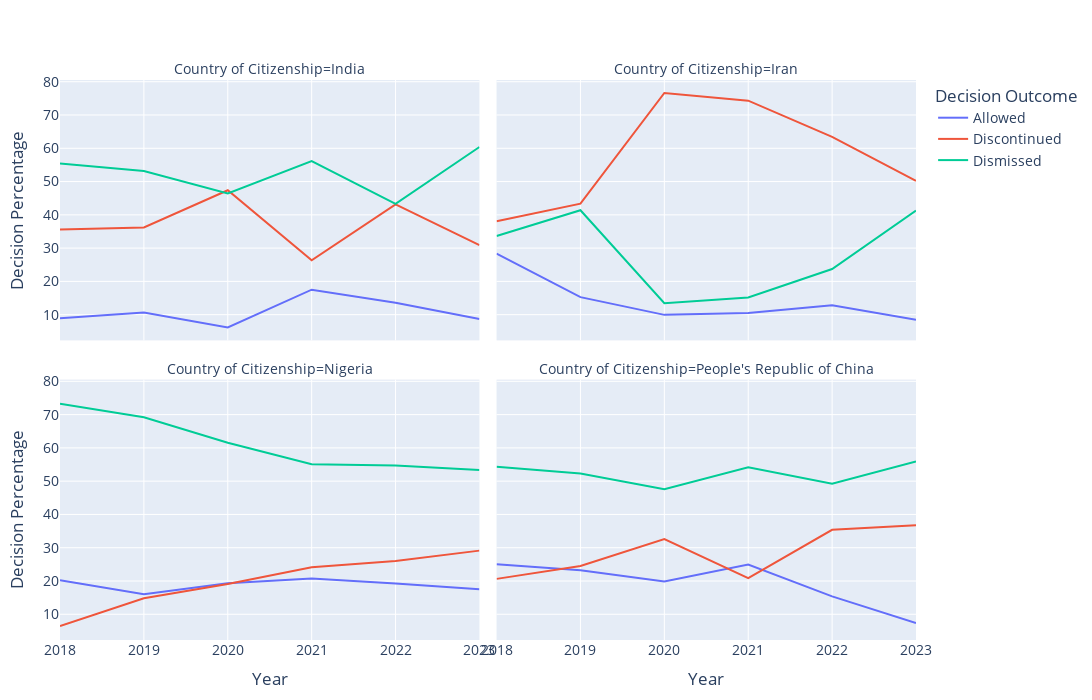

Notebook cell for this chart:
### Code cell
import plotly.express as px
import pandas as pd

# Step 1: Get top 4 countries by total litigation count
top_countries = (
    df_combined.groupby("Country of Citizenship")["LIT Litigation Count"]
    .sum()
    .nlargest(4)
    .index
    .tolist()
)

# Step 2: Filter data for these countries
top_df = df_combined[df_combined["Country of Citizenship"].isin(top_countries)]

# Step 3: Get top 3 decision descriptions overall within these countries
top_decisions = (
    top_df.groupby("LIT Leave Decision Desc")["LIT Litigation Count"]
    .sum()
    .nlargest(3)
    .index
    .tolist()
)

# Step 4: Filter for those decisions
filtered_df = top_df[top_df["LIT Leave Decision Desc"].isin(top_decisions)]

# Step 5: Group by Year, Country, and Decision
grouped = (
    filtered_df.groupby(["LIT Leave Decision Date - Year", "Country of Citizenship", "LIT Leave Decision Desc"])["LIT Litigation Count"]
    .sum()
    .reset_index()
)

# Step 6: Calculate percentage within each Year + Country
grouped["Total"] = grouped.groupby(["LIT Leave Decision Date - Year", "Country of Citizenship"])["LIT Litigation Count"].transform("sum")
grouped["Percentage"] = (grouped["LIT Litigation Count"] / grouped["Total"]) * 100

# Step 7: Plot
fig = px.area(
    grouped,
    x="LIT Leave Decision Date - Year",
    y="Percentage",
    color="LIT Leave Decision Desc",
    facet_col="Country of Citizenship",
    facet_col_wrap=2,
    line_group="LIT Leave Decision Desc",
    labels={
        "Percentage": "Decision Percentage",
        "LIT Leave Decision Date - Year": "Year",
        "LIT Leave Decision Desc": "Decision Type"
    },
)

# Make lines (not stacked)
fig.update_traces(stackgroup=None)

fig.update_layout(
    font=dict(size=14),
    height=700,
    width=1200,
    legend_title_text="Decision Outcome",
    margin=dict(t=80, b=60, l=60, r=40)
)

for i in range(1, len(top_countries) + 1):
    fig.layout[f'yaxis{i}'].dtick = 10

fig.show()

### Figure 1 — Plotly figure (JSON) as saved in the notebook; plotly's stock layout.template omitted (floating-point values rounded to 4 significant figures)
{"data": [{"fillpattern": {"shape": ""}, "hovertemplate": "Decision Type=Allowed<br>Country of Citizenship=India<br>Year=%{x}<br>Decision Percentage=%{y}<extra></extra>", "legendgroup": "Allowed", "line": {"color": "#636efa"}, "marker": {"symbol": "circle"}, "mode": "lines", "name": "Allowed", "orientation": "v", "showlegend": true, "type": "scatter", "x": [2018, 2019, 2020, 2021, 2022, 2023], "xaxis": "x3", "y": [8.958, 10.62, 6.181, 17.5, 13.56, 8.716], "yaxis": "y3"}, {"fillpattern": {"shape": ""}, "hovertemplate": "Decision Type=Allowed<br>Country of Citizenship=Iran<br>Year=%{x}<br>Decision Percentage=%{y}<extra></extra>", "legendgroup": "Allowed", "line": {"color": "#636efa"}, "marker": {"symbol": "circle"}, "mode": "lines", "name": "Allowed", "orientation": "v", "showlegend": false, "type": "scatter", "x": [2018, 2019, 2020, 2021, 2022, 2023], "xaxis": "x4", "y": [28.32, 15.27, 9.942, 10.53, 12.84, 8.495], "yaxis": "y4"}, {"fillpattern": {"shape": ""}, "hovertemplate": "Decision Type=Allowed<br>Country of Citizenship=Nigeria<br>Year=%{x}<br>Decision Percentage=%{y}<extra></extra>", "legendgroup": "Allowed", "line": {"color": "#636efa"}, "marker": {"symbol": "circle"}, "mode": "lines", "name": "Allowed", "orientation": "v", "showlegend": false, "type": "scatter", "x": [2018, 2019, 2020, 2021, 2022, 2023], "xaxis": "x", "y": [20.26, 15.99, 19.32, 20.78, 19.24, 17.53], "yaxis": "y"}, {"fillpattern": {"shape": ""}, "hovertemplate": "Decision Type=Allowed<br>Country of Citizenship=People's Republic of China<br>Year=%{x}<br>Decision Percentage=%{y}<extra></extra>", "legendgroup": "Allowed", "line": {"color": "#636efa"}, "marker": {"symbol": "circle"}, "mode": "lines", "name": "Allowed", "orientation": "v", "showlegend": false, "type": "scatter", "x": [2018, 2019, 2020, 2021, 2022, 2023], "xaxis": "x2", "y": [25.04, 23.2, 19.82, 24.95, 15.37, 7.348], "yaxis": "y2"}, {"fillpattern": {"shape": ""}, "hovertemplate": "Decision Type=Discontinued<br>Country of Citizenship=India<br>Year=%{x}<br>Decision Percentage=%{y}<extra></extra>", "legendgroup": "Discontinued", "line": {"color": "#EF553B"}, "marker": {"symbol": "circle"}, "mode": "lines", "name": "Discontinued", "orientation": "v", "showlegend": true, "type": "scatter", "x": [2018, 2019, 2020, 2021, 2022, 2023], "xaxis": "x3", "y": [35.62, 36.19, 47.39, 26.35, 43.16, 30.89], "yaxis": "y3"}, {"fillpattern": {"shape": ""}, "hovertemplate": "Decision Type=Discontinued<br>Country of Citizenship=Iran<br>Year=%{x}<br>Decision Percentage=%{y}<extra></extra>", "legendgroup": "Discontinued", "line": {"color": "#EF553B"}, "marker": {"symbol": "circle"}, "mode": "lines", "name": "Discontinued", "orientation": "v", "showlegend": false, "type": "scatter", "x": [2018, 2019, 2020, 2021, 2022, 2023], "xaxis": "x4", "y": [38.05, 43.35, 76.61, 74.32, 63.44, 50.24], "yaxis": "y4"}, {"fillpattern": {"shape": ""}, "hovertemplate": "Decision Type=Discontinued<br>Country of Citizenship=Nigeria<br>Year=%{x}<br>Decision Percentage=%{y}<extra></extra>", "legendgroup": "Discontinued", "line": {"color": "#EF553B"}, "marker": {"symbol": "circle"}, "mode": "lines", "name": "Discontinued", "orientation": "v", "showlegend": false, "type": "scatter", "x": [2018, 2019, 2020, 2021, 2022, 2023], "xaxis": "x", "y": [6.466, 14.83, 19.12, 24.15, 26.04, 29.12], "yaxis": "y"}, {"fillpattern": {"shape": ""}, "hovertemplate": "Decision Type=Discontinued<br>Country of Citizenship=People's Republic of China<br>Year=%{x}<br>Decision Percentage=%{y}<extra></extra>", "legendgroup": "Discontinued", "line": {"color": "#EF553B"}, "marker": {"symbol": "circle"}, "mode": "lines", "name": "Discontinued", "orientation": "v", "showlegend": false, "type": "scatter", "x": [2018, 2019, 2020, 2021, 2022, 2023], "xaxis": "x2", "y": [20.64, 24.5, 32.6, 20.86, 35.37, 36.74], "yaxis": "y2"}, {"fillpattern": {"shape": ""}, "hovertemplate": "Decision Type=Dismissed<br>Country of Citizenship=India<br>Year=%{x}<br>Decision Percentage=%{y}<extra></extra>", "legendgroup": "Dismissed", "line": {"color": "#00cc96"}, "marker": {"symbol": "circle"}, "mode": "lines", "name": "Dismissed", "orientation": "v", "showlegend": true, "type": "scatter", "x": [2018, 2019, 2020, 2021, 2022, 2023], "xaxis": "x3", "y": [55.42, 53.2, 46.43, 56.15, 43.28, 60.39], "yaxis": "y3"}, {"fillpattern": {"shape": ""}, "hovertemplate": "Decision Type=Dismissed<br>Country of Citizenship=Iran<br>Year=%{x}<br>Decision Percentage=%{y}<extra></extra>", "legendgroup": "Dismissed", "line": {"color": "#00cc96"}, "marker": {"symbol": "circle"}, "mode": "lines", "name": "Dismissed", "orientation": "v", "showlegend": false, "type": "scatter", "x": [2018, 2019, 2020, 2021, 2022, 2023], "xaxis": "x4", "y": [33.63, 41.38, 13.45, 15.15, 23.72, 41.26], "yaxis": "y4"}, {"fillpattern": {"shape": ""}, "hovertemplate": "Decision Type=Dismissed<br>Country of Citizenship=Nigeria<br>Year=%{x}<br>Decision Percentage=%{y}<extra></extra>", "legendgroup": "Dismissed", "line": {"color": "#00cc96"}, "marker": {"symbol": "circle"}, "mode": "lines", "name": "Dismissed", "orientation": "v", "showlegend": false, "type": "scatter", "x": [2018, 2019, 2020, 2021, 2022, 2023], "xaxis": "x", "y": [73.28, 69.18, 61.56, 55.07, 54.72, 53.34], "yaxis": "y"}, {"fillpattern": {"shape": ""}, "hovertemplate": "Decision Type=Dismissed<br>Country of Citizenship=People's Republic of China<br>Year=%{x}<br>Decision Percentage=%{y}<extra></extra>", "legendgroup": "Dismissed", "line": {"color": "#00cc96"}, "marker": {"symbol": "circle"}, "mode": "lines", "name": "Dismissed", "orientation": "v", "showlegend": false, "type": "scatter", "x": [2018, 2019, 2020, 2021, 2022, 2023], "xaxis": "x2", "y": [54.32, 52.31, 47.58, 54.19, 49.26, 55.91], "yaxis": "y2"}], "layout": {"annotations": [{"font": {}, "showarrow": false, "text": "Country of Citizenship=Nigeria", "x": 0.245, "xanchor": "center", "xref": "paper", "y": 0.465, "yanchor": "bottom", "yref": "paper"}, {"font": {}, "showarrow": false, "text": "Country of Citizenship=People's Republic of China", "x": 0.755, "xanchor": "center", "xref": "paper", "y": 0.465, "yanchor": "bottom", "yref": "paper"}, {"font": {}, "showarrow": false, "text": "Country of Citizenship=India", "x": 0.245, "xanchor": "center", "xref": "paper", "y": 1.0, "yanchor": "bottom", "yref": "paper"}, {"font": {}, "showarrow": false, "text": "Country of Citizenship=Iran", "x": 0.755, "xanchor": "center", "xref": "paper", "y": 1.0, "yanchor": "bottom", "yref": "paper"}], "font": {"size": 14}, "height": 700, "legend": {"title": {"text": "Decision Outcome"}, "tracegroupgap": 0}, "margin": {"b": 60, "l": 60, "r": 40, "t": 80}, "width": 1200, "xaxis": {"anchor": "y", "domain": [0, 0.49], "title": {"text": "Year"}}, "xaxis2": {"anchor": "y2", "domain": [0.51, 1], "matches": "x", "title": {"text": "Year"}}, "xaxis3": {"anchor": "y3", "domain": [0, 0.49], "matches": "x", "showticklabels": false}, "xaxis4": {"anchor": "y4", "domain": [0.51, 1], "matches": "x", "showticklabels": false}, "yaxis": {"anchor": "x", "domain": [0, 0.465], "dtick": 10, "title": {"text": "Decision Percentage"}}, "yaxis2": {"anchor": "x2", "domain": [0, 0.465], "dtick": 10, "matches": "y", "showticklabels": false}, "yaxis3": {"anchor": "x3", "domain": [0.535, 1.0], "dtick": 10, "matches": "y", "title": {"text": "Decision Percentage"}}, "yaxis4": {"anchor": "x4", "domain": [0.535, 1.0], "dtick": 10, "matches": "y", "showticklabels": false}}}
